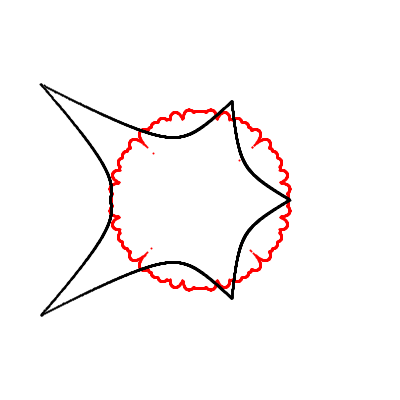
Frame 1 (no input)
Frame 60 (the mouse pressed at the canvas centre just before this capture): identical to frame 1, image omitted
Frame 120 (the mouse held since frame 60 and released just before this capture): identical to frame 1, image omitted

The Processing sketch that drew this single still picture (run headless with seeded random() and noise(); from frame 60 on, the mouse is pressed at the canvas centre):

// Processing sketch: task4
// ── task4.pde
float scale = 1.5;
void setup() {
  size(400, 400);
  strokeWeight(1);
}
void draw() {
  background(255);
  translate(width/2, height/2);

  //Black supershape
  stroke(0);
  float a = 1, b = 1;
  float m1 = 2, m2 = 10;
  float n1 = 1.5, n2 = 1, n3 = 1;
  
  

  //Red supershape
  //REQ 2: call supershape again with a different set of values.
  scale = 1;
  stroke(255, 0, 0);
  supershape(1, 1, 88, 64, -20, 1, 1);
  
  stroke(0);
  scale = 9;
  supershape(a, b, m1, m2, n1, n2, n3);
}

void supershape(float a, float b, float m1, float m2, float n1, float n2, float n3) {
  /*REQ 1: Add a loop here.
   The loop variable is an angle "theta" that changes from 0 to 2*PI with a very small increment
   In each iteration of the loop, do the following:
   1) compute r using the formula given in the assignment
   2) compute x = r * cos(theta) and y = r * sin(theta)
   3) put a point at (x,y)
   */
  for (float theta = 0; theta < TWO_PI; theta += 0.001) {
    float first = pow(abs(cos(m1*theta/4)/a), n2);
    float second = pow(abs(sin(m2*theta/4)/b), n3);
    float third = pow(first+second, -1/n1);
    float r = third*max(m1, m2);
    
    float x = scale*r * cos(theta);
    float y = scale*r * sin(theta);
    strokeWeight(2);
    point(x, y);
  }
}
